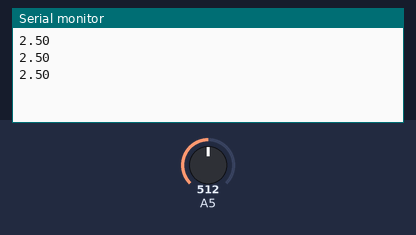
A sketch run on a simulated Arduino Uno, built with avr-gcc and run on an emulated ATmega328P. Shown: the last lines printed to the serial monitor. Inputs (shaded band) come from the test bench; at power-on: A5 = 512.

Above: at 1.3 s.
1.4 s: A5 set to 716
At 1.9 s:
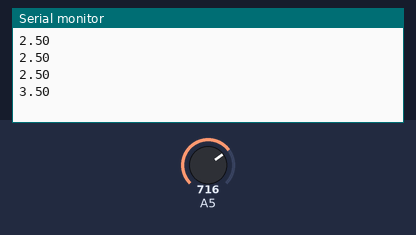
2.9 s: A5 set to 900
At 3.4 s:
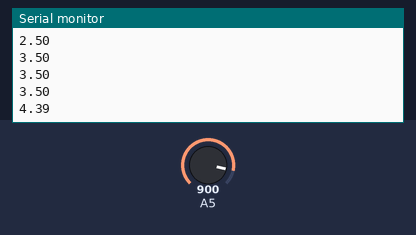
Timing chart, 0 to 5.9 s (numbered marks = the images above; inputs shaded):
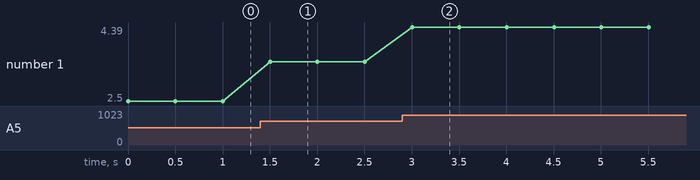

Measured:
- after the input at 1.4 s, the serial monitor: prints a new line after 0.10 s (image 1)
- after the input at 2.9 s, the serial monitor: prints a new line after 0.10 s (image 2)
- plotted number 1: 2.5 → 3.5 after the input at 1.4 s, 3.5 → 4.39 after the input at 2.9 s

The sketch:

turbidity.ino
```cpp
void setup() {
  Serial.begin(9600); //Baud rate: 9600
}
void loop() {
  int sensorValue = analogRead(A5);// read the input on analog pin 0:
  float voltage = sensorValue * (5.0 / 1024.0); // Convert the analog reading (which goes from 0 - 1023) to a voltage (0 - 5V):
  Serial.println(voltage); // print out the value you read:
  delay(500);
}
```
